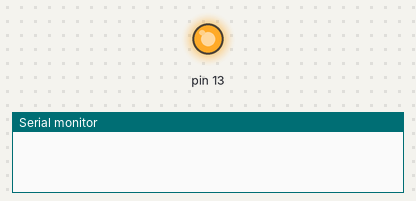
This sketch was run on a simulated Arduino Uno, built with avr-gcc and run on an emulated ATmega328P. Shown: output pins drawn as LEDs (lit = HIGH), the last lines printed to the serial monitor.

Above: at 2.0 s.
At 8.1 s:
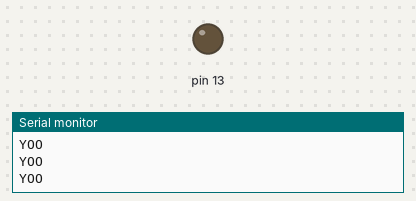
Timing chart, 0 to 12.7 s (numbered marks = the images above):
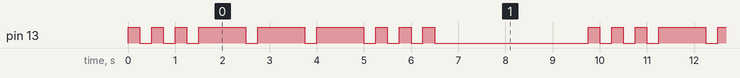

The sketch:

Morse.ino
```cpp
#include "Morse.h"

Morse morse(13);

void setup() {
  Serial.begin(9600);
}

void loop() {
  morse.dot(); morse.dot(); morse.dot();
  morse.dash(); morse.dash(); morse.dash();
  morse.dot(); morse.dot(); morse.dot();
  delay(3000);
}
```

Morse.cpp
```cpp
/*
 source file used with Morse.h to test library
 creation with arduino using C++
 */
#include "Morse.h"
#include <Arduino.h>

Morse::Morse(int pin) {
    pinMode(pin, OUTPUT);
    _pin = pin;
}

void Morse::dot() {
    digitalWrite(_pin, HIGH);
    delay(250);
    digitalWrite(_pin, LOW);
    delay(250);
}

void Morse::dash() {
    digitalWrite(_pin, HIGH);
    delay(1000);
    digitalWrite(_pin, LOW);
    Serial.println("YOO");
    delay(250);
}
```

Morse.h
```cpp
/*
 library created for flashing morse code
 currently using to test creating arduino libraries
 */

#ifndef Morse_h
#define Morse_h
#include <Arduino.h>

class Morse {
  public:
    Morse(int pin);
    void dot();
    void dash();

  private:
    int _pin;
};

#endif
```

Measured:
- by itself, pin 13: repeats every 9.8 s: 2 × (LOW 0.25 s, HIGH 0.25 s), 3 × (LOW 0.25 s, HIGH 1.0 s), 3 × (LOW 0.25 s, HIGH 0.25 s), LOW 3.3 s, HIGH 0.25 s
- by itself, everything shown: repeats every 9.8 s, in 18 steps
